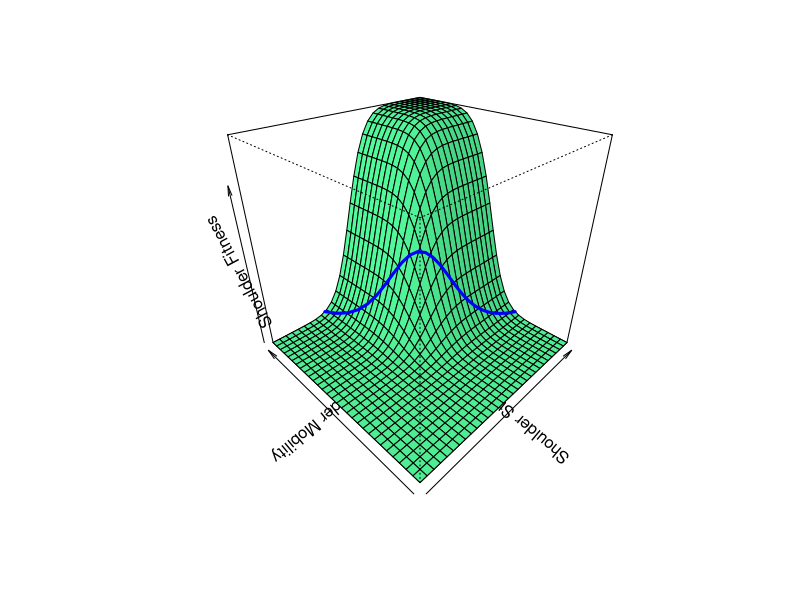
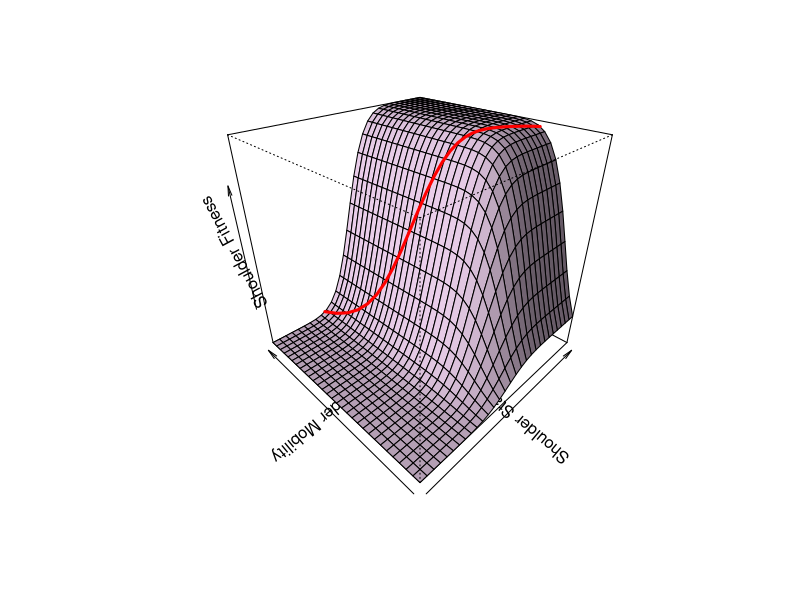
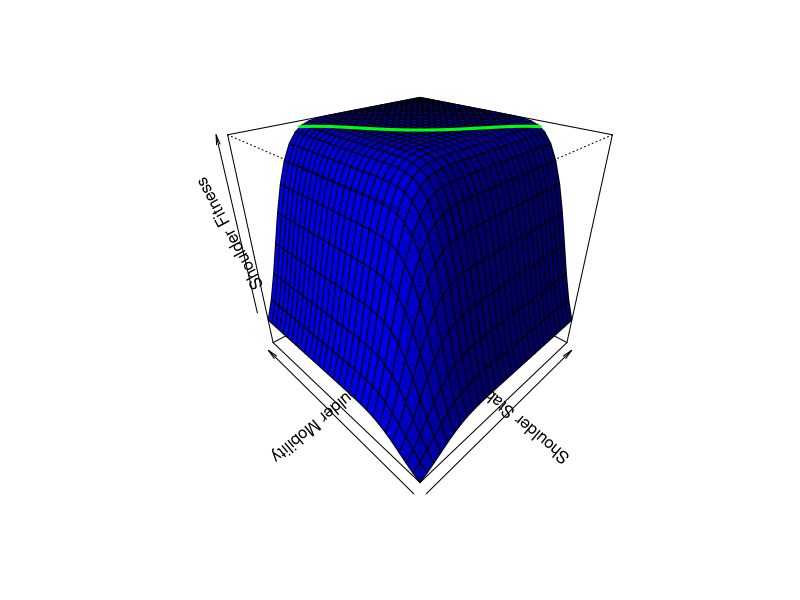
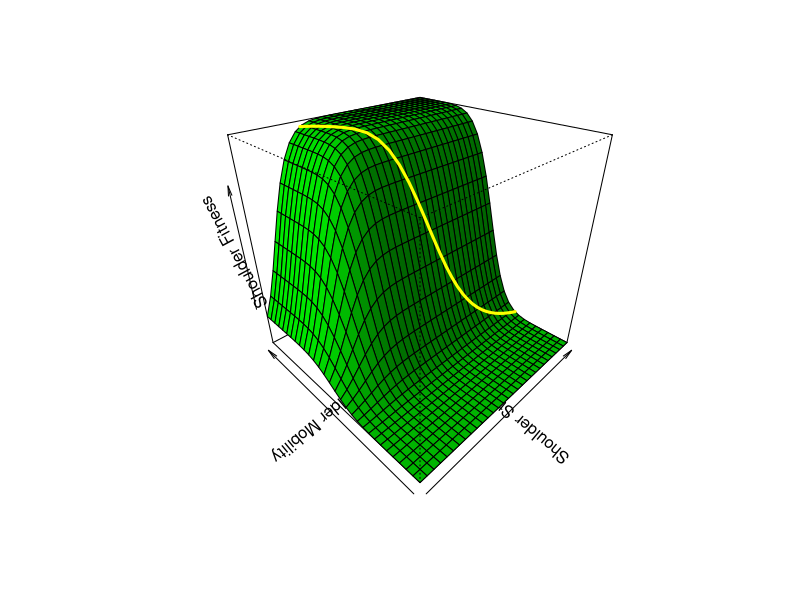
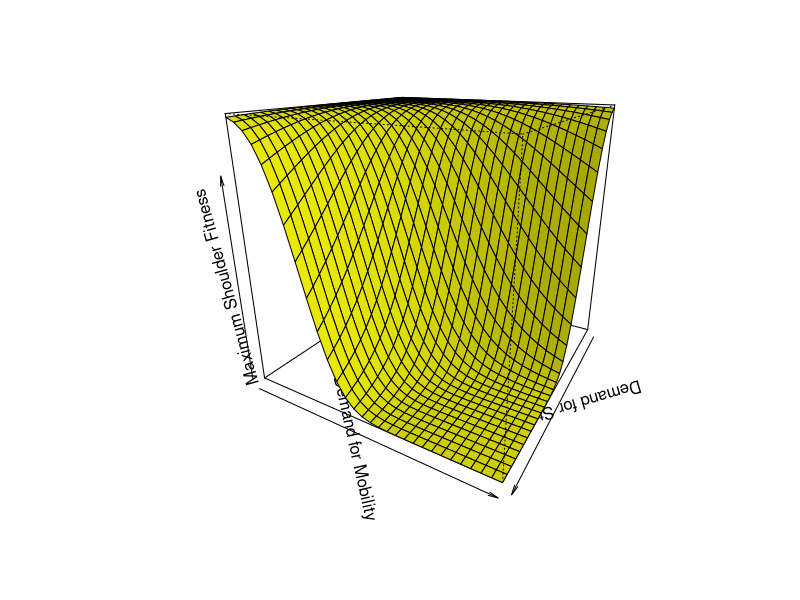

Write R code to recreate these figures, in order.
## ---- chunk 1
knitr::opts_chunk$set(
	echo = TRUE,
	warning = TRUE,
	message = TRUE,
	comment = "##",
	prompt = FALSE,
	tidy = TRUE,
	tidy.opts = list(blank = FALSE, width.cutoff = 75),
	fig.path = "img/",
	fig.align = "center"
)
## ---- chunk 2
library(mvtnorm) #pmvnorm which is said to be the function used Sylvester 2006 is in the package mvtnorm. 
#There are more sophistocated adpative landscape packages now but this suites the needs for this simulation

library(grDevices)#for trans3d function

library(graphics)

mean1 <-c(.5,.5)#the argument is to be used as the mean vector in the both pmvnorm functions below
x <- seq(0, 1, length= 30)#this makes the intervals 0.033 for the shoulder stability in populations
y <- seq(0, 1, length= 30)#this makes the intervals 0.033 for the shoulder mobility in populations
z<-matrix(rep(0,30*30),nc=30)#this constructs a 30 by 30 (nc = 30) matrix of fitness values and fills it with zeros
  for(i in 1:30){
    for(j in 1:30){#these 2 loops allow the below bivariate cumulative normal distribution function to go through all of the values for x & y
      R<-matrix(c(.01,0,0,.01),nc=2)#this constructs the matrix of variances and covariance which is for sigma below
      z[i,j]<-pmvnorm(lower=rep(-Inf,2),upper=c(x[i],y[j]),mean=mean1,sigma=R)
      #rep() function makes the vector of lower limits -inf for both, the vectors of upper limits are equal to the sequences created for x & y. Fitness values are added to the z matrix every time it loops through.
}
  }
    #the below lines are for the visualization of the adaptive landscapes
  
op <- par(bg = "white")#sets the background to white
  pmat <- persp(x,y,z, theta = -45, phi=30, col="seagreen1", xlab = "Shoulder Stability", ylab = "Shoulder Mobility", zlab = "Shoulder Fitness", shade=.1) 
  #this uses the persp function to make the 3d plots (theta and phi define viewing angles)
  
  
  #the below is for plotting the trade-off line
  x2 <- seq(.3, 1, length = 30)#vector of x values on trade-off line
  y2 <- .3/(x2)#vector of y values on trade-off line
  z2 <- 0 #this will because the vector of z values for the line
  for(i in 1:30){
    z2[i] <- pmvnorm(lower=rep(-Inf,2),upper=c(x2[i],y2[i]),mean=mean1,sigma=R)
  }#calculates the z values for the trade-off line
  #below transforms vectors to 2d points of the trade-off line
  lines(trans3d(x2,y2,z2, pmat=pmat), col="blue", lwd=3)
  trans3d <- function(x,y,z, pmat) {
    tr <- cbind(x,y,z,1) %*% pmat 
    list(x = tr[,1]/tr[,4], y= tr[,2]/tr[,4])
    
  }
  

## ---- chunk 3
mean2 = c(.5,.1)
for(i in 1:30){
    for(j in 1:30){#these 2 loops allow the below bivariate cumulative normal distribution function to go through all of the means for x & y
      R<-matrix(c(.01,0,0,.01),nc=2)#this constructs the matrix of variances and covariance which is for sigma below
      z[i,j]<-pmvnorm(lower=rep(-Inf,2),upper=c(x[i],y[j]),mean=mean2,sigma=R)
      #rep() function make the vector of lower limits -inf for both, the vectors of upper limits are equal to the sequences of means created for x & y, mean draws from the main argument from the overall adaptive lanscape function
}
  }
    #the below lines are for the visualization of the adaptive landscapes
  op <- par(bg = "white")#sets the backgrounds to be white
  pmat <- persp(x,y,z, theta = -45, phi=30, col="thistle1", xlab = "Shoulder Stability", ylab = "Shoulder Mobility", zlab = "Shoulder Fitness", shade=.5)#this uses the persp function to make the 3d plots. theta and phi define viewing angles.
  
  
  #where trade-off line calculating and plotting begins again
  x2 <- seq(.3, 1, length = 30)
  y2 <- .3/(x2)
  z2<-0
  for(i in 1:30){
  z2[i] <- pmvnorm(lower=rep(-Inf,2),upper=c(x2[i],y2[i]),mean=mean2,sigma=R)
}
  lines(trans3d(x2,y2,z2, pmat=pmat), col="red", lwd=3)
  trans3d <- function(x,y,z, pmat) {
  tr <- cbind(x,y,z,1) %*% pmat
  list(x = tr[,1]/tr[,4], y= tr[,2]/tr[,4])
}


## ---- chunk 4
mean3 = c(.1,.1)
for(i in 1:30){
    for(j in 1:30){#these 2 loops allow the below bivariate cumulative normal distribution function to go through all of the means for x & y
      R<-matrix(c(.01,0,0,.01),nc=2)#this constructs the matrix of variances and covariance which is for sigma below
      z[i,j]<-pmvnorm(lower=rep(-Inf,2),upper=c(x[i],y[j]),mean=mean3,sigma=R)
      #rep() function make the vector of lower limits -inf for both, the vectors of upper limits are equal to the sequences of means created for x & y, mean draws from the main argument from the overall adaptive lanscape function
}
  }
    #the below lines are for the visualization of the adaptive landscapes
  op <- par(bg = "white")#sets the backgrounds to be white
  pmat <- persp(x,y,z, theta = -45, phi=30, col="blue", xlab = "Shoulder Stability", ylab = "Shoulder Mobility", zlab = "Shoulder Fitness", shade=.5) #this uses the persp function to make the 3d plots. theta and phi define viewing angles.
  
  
  #Trade-off line
  x2 <- seq(.3, 1, length = 30)
  y2 <- .3/(x2)
  z2<-0
  for(i in 1:30){
  z2[i] <- pmvnorm(lower=rep(-Inf,2),upper=c(x2[i],y2[i]),mean=mean3,sigma=R)
}
  lines(trans3d(x2,y2,z2, pmat=pmat), col="green", lwd=3)
  trans3d <- function(x,y,z, pmat) {
  tr <- cbind(x,y,z,1) %*% pmat
  list(x = tr[,1]/tr[,4], y= tr[,2]/tr[,4])
}
## ---- chunk 5
mean4 = c(.1,.5)
for(i in 1:30){
    for(j in 1:30){#these 2 loops allow the below bivariate cumulative normal distribution function to go through all of the means for x & y
      R<-matrix(c(.01,0,0,.01),nc=2)#this constructs the matrix of variances and covariance which is for sigma below
      z[i,j]<-pmvnorm(lower=rep(-Inf,2),upper=c(x[i],y[j]),mean=mean4,sigma=R)
      #rep() function make the vector of lower limits -inf for both, the vectors of upper limits are equal to the sequences of means created for x & y, mean draws from the main argument from the overall adaptive lanscape function
}
  }
    #the below lines are for the visualization of the adaptive landscapes
  op <- par(bg = "white")#sets the backgrounds to be white
  pmat <- persp(x,y,z, theta = -45, phi=30, col="green", xlab = "Shoulder Stability", ylab = "Shoulder Mobility", zlab = "Shoulder Fitness", shade=.5) #this uses the persp function to make the 3d plots. theta and phi define viewing angles.
  
  
  #Trade-off Line
   x2 <- seq(.3, 1, length = 30)
  y2 <- .3/(x2)
  z2<-0
  for(i in 1:30){
  z2[i] <- pmvnorm(lower=rep(-Inf,2),upper=c(x2[i],y2[i]),mean=mean4,sigma=R)
}
  lines(trans3d(x2,y2,z2, pmat=pmat), col="yellow", lwd=3)
  trans3d <- function(x,y,z, pmat) {
  tr <- cbind(x,y,z,1) %*% pmat
  list(x = tr[,1]/tr[,4], y= tr[,2]/tr[,4])
}
## ---- chunk 6
library (stats)

x <- seq(0, 1, length= 30)#same increments as above for stability
y <- seq(0, 1, length= 30)#same increments as above for mobility
z<-0 # starts fitness off at 0 
g<-matrix(rep(0,900),nc=30)#builds matrix of 0s where the max shoulder fitness will be filled in (these end up being on the z axis on the plot below)
for(i in 1:30){#so that each x value will be looped through for the mean in the pmvnorm function below
 for(j in i:30){#so that each time it only loops through the portion of y means equal to and above the x mean
 R<-matrix(c(.01,0,0,.01),nc=2)#same variance and covariance matrix as above
 
 z <- function(p) #have to define a function for the optimize function to work off of. Again, the pmvnorm function is used
   {pmvnorm(lower=rep(-Inf,2),upper=c(p,.3/p),mean=c(x[i],y[j]),sigma=R)}# similar to the above pmvnorm arguments but the x and y values here go directly into the means rather that being part of the  upper limit vector. The upper limit vector is instead determined by input value for the broader function
 sto<-optimize(z, c(0,1), maximum=TRUE) # uses the function above, the range of means, and the instuction to look for max not min to begin its search
 sto<-sto$objective[1]#this pulls out the value to be added to the maxtrix from the output of the optimize function

 sto -> g[i,j]#these two lines add the max fitness values to the g matrix for the associated x & y values
 sto -> g[j,i]

 }
}
#below plots the maximum possible shoulder fitness as in Fig. 4 of Sylvester 
op <- par(bg = "white") #makes the background white
pmat <- persp(x,y,g, theta = 120, phi=20, col="yellow", xlab = "Demand for Stability", ylab = "Demand for Mobility", zlab = "Maximum Shoulder Fitness", shade=.3) #uses the pre-defined x & y values with the calculate max fitness values from matrix g


